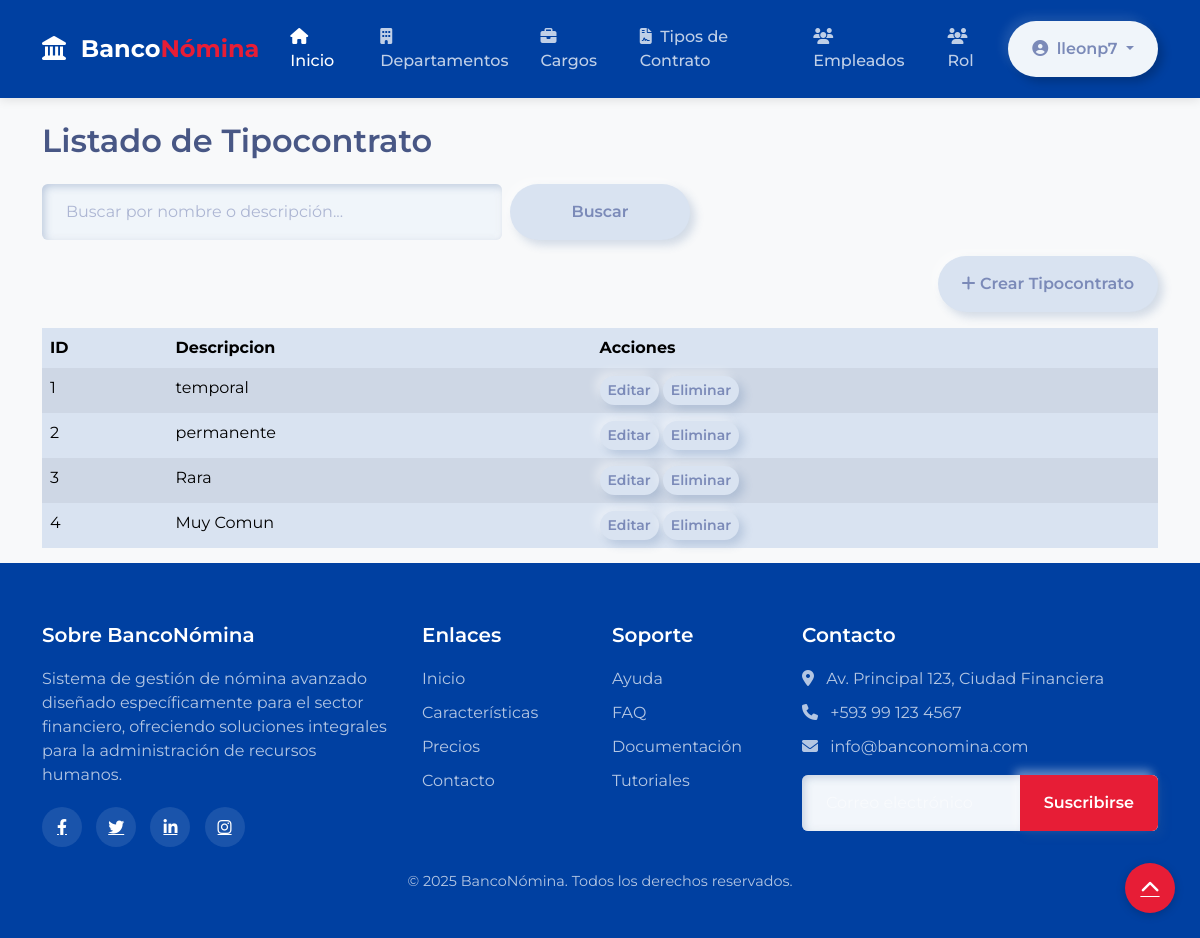
/core/list/tipocontrato/ (signed in), run on the app's committed database.
### core/models.py (models this page shows, shortened)
class TipoContrato(models.Model):
    descripcion = models.CharField(max_length=100)

### core/views.py (the view)
# urls.py: path('list/<str:model_name>/', list_nomina, name='list_nomina'),
@login_required
def list_nomina(request, model_name):
    model = MODELS.get(model_name)
    if not model:
        return HttpResponse("Modelo no encontrado", status=404)
    if model_name in ['empleado', 'rol'] and not request.user.is_staff:
        messages.error(request, "Acceso denegado: no tienes permiso para ver este contenido.")
        return redirect('home')
    query = request.GET.get('q', '').strip()
    objects = model.objects.all()
    if model_name == 'empleado' and query:
        objects = objects.filter(Q(nombre__icontains=query) | Q(cedula__icontains=query))
    elif model_name != 'empleado' and query:
        objects = objects.filter(descripcion__icontains=query)
    fields = [field.name for field in model._meta.fields if field.name != 'id']
    context = {
        'title': f'Listado de {model_name.capitalize()}',
        'objects': objects,
        'model_name': model_name,
        'fields': fields,
    }
    return render(request, 'nomina/list.html', context)

### core/templatetags/custom_filters.py (called while the page is built)
@register.filter
def get_attr(obj, attr_name):
    return getattr(obj, attr_name)

### template/nomina/list.html (shortened to what this page needs)
{% extends "home.html" %}
{% load static %}
{% load static custom_filters %}
{% load static custom_filters %}
{% block content %}
<div class="container py-4">
  <h2 class="mb-4">{{ title }}</h2>
  <form method="get" class="row g-2 mb-3">
    <div class="col-md-5">
      <input type="text" name="q" class="form-control" placeholder="Buscar por nombre o descripción..." value="{{ request.GET.q }}">
    </div>
    <div class="col-md-2">
      <button type="submit" class="btn btn-primary w-100">Buscar</button>
    </div>
  </form>
  <div class="mb-3 text-end">
    <a href="{% url 'core:create_nomina' model_name %}" class="btn btn-success">
      <i class="fas fa-plus"></i> Crear {{ model_name|capfirst }}
    </a>
  </div>
  <div class="table-responsive">
    <table class="table table-striped table-bordered">
      <thead>
        <tr>
          <th>ID</th>
          {% for field in fields %}
            <th>{{ field|capfirst }}</th>
          {% endfor %}
          <th>Acciones</th>
        </tr>
      </thead>
      <tbody>
        {% for obj in objects %}
        <tr>
          <td>{{ obj.id }}</td>
          {% for field in fields %}
            <td>{{ obj|get_attr:field }}</td>
          {% endfor %}
          <td>
            <a href="{% url 'core:update_nomina' model_name obj.id %}" class="btn btn-sm btn-warning">Editar</a>
            <a href="{% url 'core:delete_nomina' model_name obj.id %}" class="btn btn-sm btn-danger">Eliminar</a>
          </td>
        </tr>
        {% empty %}
        <tr><td colspan="99">No se encontraron resultados.</td></tr>
        {% endfor %}
      </tbody>
    </table>
  </div>
</div>
{% endblock %}

### template/home.html (shortened to what this page needs)
<!DOCTYPE html>
<html lang="es">
<head>
  {% load static %}
  <link href="{% static 'css/bootstrap.min.css' %}" rel="stylesheet">
  <link href="https://cdnjs.cloudflare.com/ajax/libs/font-awesome/6.4.0/css/all.min.css" rel="stylesheet">
  <link href="{% static 'css/home.css' %}" rel="stylesheet">
</head>
<body>
<nav class="navbar navbar-expand-lg navbar-dark sticky-top">
  <div class="container">
    <a class="navbar-brand" href="{% url 'home' %}">
      <i class="fas fa-landmark me-2"></i>
      Banco<span class="fw-bold text-accent">Nómina</span>
    </a>
    <div class="collapse navbar-collapse" id="navbarNav">
      <ul class="navbar-nav mx-auto">
        <li class="nav-item">
          <a class="nav-link active" href="{% url 'home' %}"><i class="fas fa-home me-1"></i> Inicio</a>
        </li>
        <li class="nav-item">
          <a class="nav-link" href="{% url 'core:list_nomina' 'departamento' %}"><i class="fas fa-building me-1"></i> Departamentos</a>
        </li>
        <li class="nav-item">
          <a class="nav-link" href="{% url 'core:list_nomina' 'cargo' %}"><i class="fas fa-briefcase me-1"></i> Cargos</a>
        </li>
        <li class="nav-item">
          <a class="nav-link" href="{% url 'core:list_nomina' 'tipocontrato' %}"><i class="fas fa-file-contract me-1"></i> Tipos de Contrato</a>
        </li>
        <li class="nav-item">
          <a class="nav-link" href="{% url 'core:list_nomina' 'empleado' %}"><i class="fas fa-users me-1"></i> Empleados</a>
        </li>
        <li class="nav-item">
          <a class="nav-link" href="{% url 'core:list_nomina' 'rol' %}"><i class="fas fa-users me-1"></i> Rol</a>
        </li>
      </ul>
      <div class="d-flex">
        {% if user.is_authenticated %}
          <div class="dropdown">
            <button class="btn btn-outline-light dropdown-toggle" type="button" id="userDropdown" data-bs-toggle="dropdown" aria-expanded="false">
              <i class="fas fa-user-circle me-1"></i> {{ user.username }}
            </button>
          </div>
        {% else %}
          <a href="{% url 'core:login' %}" class="btn btn-outline-light me-2"><i class="fas fa-sign-in-alt me-1"></i> Iniciar Sesión</a>
          <a href="{% url 'core:signup' %}" class="btn btn-accent"><i class="fas fa-user-plus me-1"></i> Registrarse</a>
        {% endif %}
      </div>
    </div>
  </div>
</nav>
  {% block content %}{% endblock content %}
  <footer class="footer">
    <div class="container">
      <div class="row">
        <div class="col-lg-4 mb-4 mb-lg-0">
          <h5 class="footer-heading">Sobre BancoNómina</h5>
          <p class="text-light-muted">Sistema de gestión de nómina avanzado diseñado específicamente para el sector financiero, ofreciendo soluciones integrales para la administración de recursos humanos.</p>
          <div class="social-icons">
            <a href="#" class="social-icon"><i class="fab fa-facebook-f"></i></a>
            <a href="#" class="social-icon"><i class="fab fa-twitter"></i></a>
            <a href="#" class="social-icon"><i class="fab fa-linkedin-in"></i></a>
            <a href="#" class="social-icon"><i class="fab fa-instagram"></i></a>
          </div>
        </div>
        <div class="col-lg-2 col-md-4 mb-4 mb-md-0">
          <h5 class="footer-heading">Enlaces</h5>
          <ul class="footer-links">
            <li><a href="#" class="footer-link">Inicio</a></li>
            <li><a href="#" class="footer-link">Características</a></li>
            <li><a href="#" class="footer-link">Precios</a></li>
            <li><a href="#" class="footer-link">Contacto</a></li>
          </ul>
        </div>
        <div class="col-lg-2 col-md-4 mb-4 mb-md-0">
          <h5 class="footer-heading">Soporte</h5>
          <ul class="footer-links">
            <li><a href="#" class="footer-link">Ayuda</a></li>
            <li><a href="#" class="footer-link">FAQ</a></li>
            <li><a href="#" class="footer-link">Documentación</a></li>
            <li><a href="#" class="footer-link">Tutoriales</a></li>
          </ul>
        </div>
        <div class="col-lg-4 col-md-4">
          <h5 class="footer-heading">Contacto</h5>
          <ul class="footer-contact">
            <li><i class="fas fa-map-marker-alt me-2"></i> Av. Principal 123, Ciudad Financiera</li>
            <li><i class="fas fa-phone me-2"></i> +593 99 123 4567</li>
            <li><i class="fas fa-envelope me-2"></i> info@banconomina.com</li>
          </ul>
          <form class="footer-form mt-3">
            <div class="input-group">
              <input type="email" class="form-control" placeholder="Correo electrónico" aria-label="Correo electrónico">
              <button class="btn btn-accent" type="button">Suscribirse</button>
            </div>
          </form>
        </div>
      </div>
      <div class="copyright text-center mt-4">
        <p>&copy; 2025 BancoNómina. Todos los derechos reservados.</p>
      </div>
    </div>
  </footer>
  <a href="#" class="back-to-top" aria-label="Volver arriba"><i class="fas fa-chevron-up"></i></a>
</body>
</html>

### static/css/home.css (style rules this page uses)
:root { --primary: #0040a1; --secondary: #6930c3; --accent: #e71d36; --light: #f8f9fa; --dark: #212529; --gray: #6c757d; --light-gray: #e9ecef; --white: #ffffff; --transition: all 0.3s ease; }
body { font-family: 'Montserrat', sans-serif; color: var(--dark); background-color: var(--light); position: relative; min-height: 100vh; padding-bottom: 350px; }
h1, h2, h3, h4, h5, h6 { font-weight: 600; }
.text-accent { color: var(--accent) !important; }
.navbar { background-color: var(--primary); padding: 15px 0; box-shadow: 0 2px 10px rgba(0, 0, 0, 0.1); }
.navbar-brand { font-size: 1.5rem; font-weight: 700; color: var(--white); }
.nav-link { font-weight: 500; padding: 10px 15px !important; transition: var(--transition); }
.btn-accent { background-color: var(--accent); border-color: var(--accent); color: var(--white); transition: var(--transition); }
.footer { background-color: var(--primary); color: var(--white); padding: 60px 0 30px; position: absolute; bottom: 0; width: 100%; }
.footer-heading { font-weight: 600; margin-bottom: 20px; color: var(--white); }
.text-light-muted { color: rgba(255, 255, 255, 0.7); }
.social-icons { margin-top: 20px; }
.social-icon { display: inline-flex; align-items: center; justify-content: center; width: 40px; height: 40px; border-radius: 50%; background-color: rgba(255, 255, 255, 0.1); color: var(--white); margin-right: 10px; transition: var(--transition); }
.footer-links { list-style: none; padding: 0; margin: 0; }
.footer-links li { margin-bottom: 10px; }
.footer-link { color: rgba(255, 255, 255, 0.7); text-decoration: none; transition: var(--transition); }
.footer-contact { list-style: none; padding: 0; margin: 0; }
.footer-contact li { margin-bottom: 10px; color: rgba(255, 255, 255, 0.7); }
.footer-form .form-control { background-color: rgba(255, 255, 255, 0.1); border-color: rgba(255, 255, 255, 0.1); color: var(--white); }
.footer-form .form-control::placeholder { color: rgba(255, 255, 255, 0.5); }
.copyright { font-size: 0.9rem; color: rgba(255, 255, 255, 0.7); }
.back-to-top { position: fixed; right: 25px; bottom: 25px; width: 50px; height: 50px; border-radius: 50%; background-color: var(--accent); color: var(--white); display: flex; align-items: center; justify-content: center; font-size: 1.2rem; z-index: 99; box-shadow: 0 2px 10px rgba(0, 0, 0, 0.2); transition: var(--transition); }

### data on the page
TipoContrato: id "1", fields "temporal"
TipoContrato: id "2", fields "permanente"
TipoContrato: id "3", fields "Rara"
TipoContrato: id "4", fields "Muy Comun"

### other printed values
{{ user.username }} "lleonp7"
{{ title }} "Listado de Tipocontrato"
{{ model_name|capfirst }} "Tipocontrato"
{{ field|capfirst }} "Descripcion"
